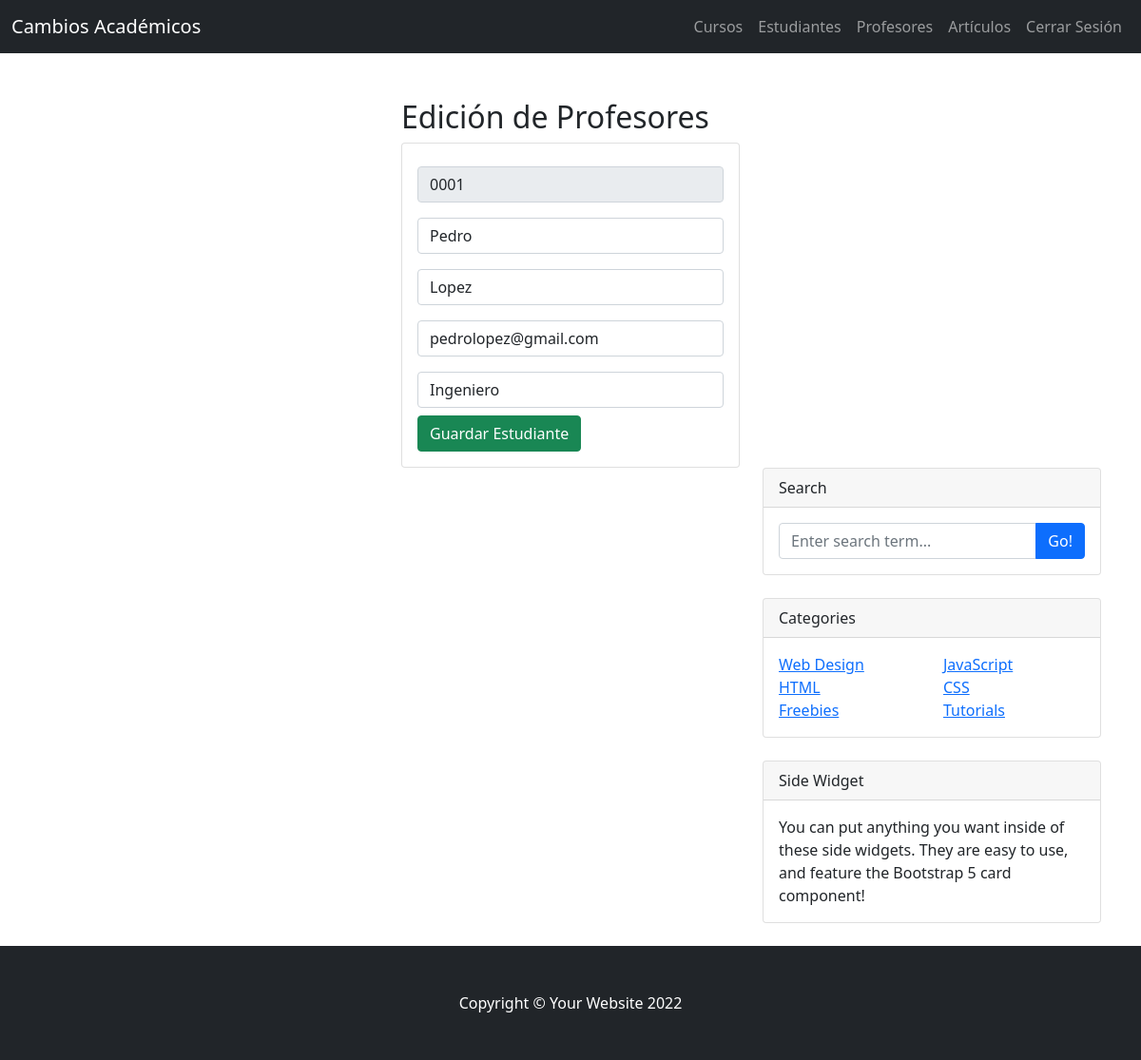
Screenshot of /ProfesorHome/EditarProfesor/0001 with the database file from the repository.
### blog/models.py (models this page shows, shortened)
class Profesor(models.Model):
    id = models.CharField(primary_key=True, max_length=4)
    nombre = models.CharField(max_length=30)
    apellido = models.CharField(max_length=30)
    email = models.EmailField()
    profesion = models.CharField(max_length=30)

### blog/views.py (the view)
# urls.py: path('ProfesorHome/EditarProfesor/<id>', views.EditarProfesor),
def EditarProfesor(request, id):
    profesor = Profesor.objects.get(id=id)
    return render(request, "EditarProfesor.html", {"profesor": profesor})

### blog/templates/EditarProfesor.html (shortened to what this page needs)
{% extends "./index.html" %}
{% load static %}
{% block body %}
<div class="row">
    <div class="col-md-4 offset-md-4">
        <h2>Edición de Profesores</h2>
        <div class="card">
            <div class="card-body">
                <form action="/ProfesorHome/EditProfesor/" method="POST">{% csrf_token %}
                    <div class="form-group py-2">
                        <input type="text" id="IDNum" name="IDNum" value="{{profesor.id}}" class="form-control"
                        placeholder="ID" minlength="2" maxlength="4" readonly required>
                    </div>
                    <div class="form-group py-2">
                        <input type="text" id="NombreTxt" name="NombreTxt" value="{{profesor.nombre}}" class="form-control"
                        placeholder="Nombre" maxlength="50" required>
                    </div>
                    <div class="form-group py-2">
                        <input type="text" id="ApellidoTxt" name="ApellidoTxt" value="{{profesor.apellido}}" class="form-control"
                        placeholder="Apellido" maxlength="50" required>
                    </div>
                    <div class="form-group py-2">
                        <input type="text" id="EmailTxt" name="EmailTxt" value="{{profesor.email}}" class="form-control"
                        placeholder="Mail" maxlength="50" required>
                    </div>
                    <div class="form-group py-2">
                        <input type="text" id="ProfesionTxt" name="ProfesionTxt" value="{{profesor.profesion}}" class="form-control"
                        placeholder="Profesor" maxlength="50" required>
                    </div>
                    <div class="form-group">
                       <button type="submit" class="btn btn-success btn-block text-white">Guardar Estudiante</button>
                    </div>
                </form>
            </div>
        </div>
    </div>
</div>
{% endblock %}

### rows the page displays
Profesor: IDNum "0001", NombreTxt "Pedro", ApellidoTxt "Lopez", EmailTxt "pedrolopez@gmail.com", ProfesionTxt "Ingeniero"
